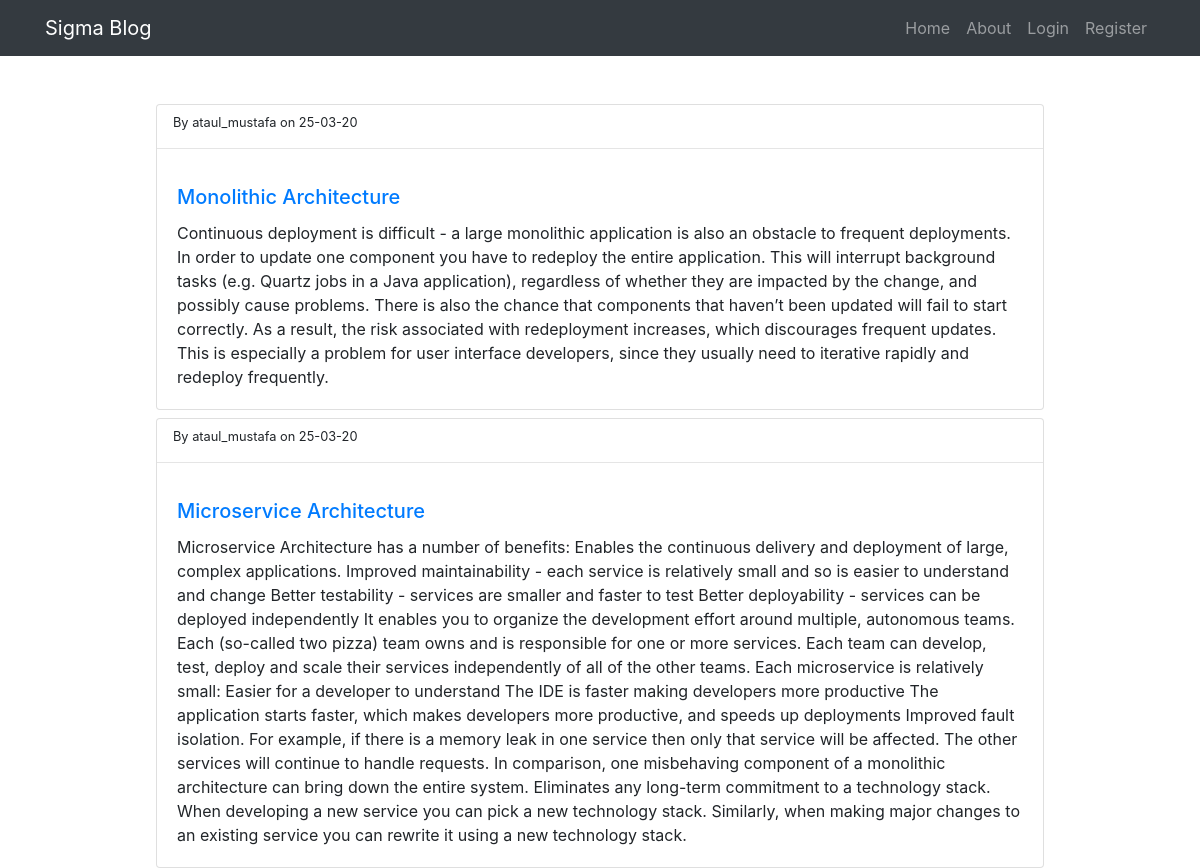
The page / on the database its author committed.
### Blog/models.py (models this page shows, shortened)
class Post(db.Model, UserMixin):
    id = db.Column(db.Integer, primary_key=True)
    title = db.Column(db.String(60), nullable=False)
    description = db.Column(db.Text, nullable=False)
    date_posted = db.Column(db.DateTime, default=datetime.utcnow)
    user_id = db.Column(db.Integer, db.ForeignKey('user.id'), nullable=False)

class User(db.Model, UserMixin):
    id = db.Column(db.Integer, primary_key=True)
    username = db.Column(db.String(20), unique=True, nullable=False)
    email = db.Column(db.String(40), unique=True, nullable=False)
    password = db.Column(db.String(60), nullable=False)
    posts = db.relationship('Post', backref='author', lazy=True)

### Blog/routes.py (the view)
@app.route('/')
def home():
    posts = Post.query.order_by(Post.date_posted.desc()).all()
    return render_template('index.html', title = 'Home', posts=posts)

### Blog/templates/index.html
{% extends 'layout.html' %}
{% block content %}
<div class="mx-auto" style="width: 80%;">
    {% for post in posts %}
    <div class="card mt-2">
        <small class="ml-3 mt-2">
            By {{ post.author.username }} on {{ post.date_posted.strftime('%d-%m-%y') }}
        </small>
        <hr>
        <div class="card-body">
            <h5 class="card-title"><a href="{{url_for('get_post', post_id=post.id)}}">{{ post.title }}</a></h5>
            <p class="card-text">{{ post.description }}</p>
        </div>
    </div>
    {% endfor %}
</div>
{% endblock %}

### Blog/templates/layout.html (shortened to what this page needs)
<!DOCTYPE html>
<html lang="en">
<head>
    <link rel="stylesheet" href="https://stackpath.bootstrapcdn.com/bootstrap/4.3.1/css/bootstrap.min.css"
>
</head>
<body>
    <nav class="navbar navbar-expand-lg navbar-dark bg-dark">
        <div class="container">
            <a class="navbar-brand" href="/">Sigma Blog</a>
            <div class="collapse navbar-collapse" id="navbarSupportedContent">
                <ul class="navbar-nav ml-auto">
                    <li class="nav-item">
                        <a class="nav-link" href="{{url_for('home')}}">Home</a>
                    </li>
                    <li class="nav-item">
                        <a class="nav-link" href="{{url_for('about')}}">About</a>
                    </li>
                    {% if current_user.is_authenticated %}
                    <li class="nav-item">
                        <a class="nav-link" href="{{url_for('create_post')}}">Post</a>
                    </li>
                    <li class="nav-item">
                        <a class="nav-link" href="{{url_for('logout')}}">Logout</a>
                    </li>
                    {% else %}
                    <li class="nav-item">
                        <a class="nav-link" href="{{url_for('login')}}">Login</a>
                    </li>
                    <li class="nav-item">
                        <a class="nav-link" href="{{url_for('register')}}">Register</a>
                    </li>
                    {% endif %}
                </ul>
            </div>
        </div>
    </nav>
    <div class="container mt-5">
        {% block content %}
        {% endblock %}
    </div>
</body>
</html>

### rows shown on the page
Post: author.username "ataul_mustafa", date_posted "25-03-20", title "Monolithic Architecture", description "Continuous deployment is difficult - a large monolithic application is also an obstacle to frequent deployments. In order to update one component you have to redeploy the entire application. This will interrupt background tasks (e.g. Quartz jobs in a Java application), regardless of whether they are impacted by the change, and possibly cause problems. There is also the chance that components that haven’t been updated will fail to start correctly. As a result, the risk associated with redeployment increases, which discourages frequent updates. This is especially a problem for user interface developers, since they usually need to iterative rapidly and redeploy frequently."
Post: author.username "ataul_mustafa", date_posted "25-03-20", title "Microservice Architecture", description "Microservice Architecture has a number of benefits: Enables the continuous delivery and deployment of large, complex applications. Improved maintainability - each service is relatively small and so is easier to understand and change Better testability - services are smaller and faster to test Better deployability - services can be deployed independently It enables you to organize the development effort around multiple, autonomous teams. Each (so-called two pizza) team owns and is responsible for one or more services. Each team can develop, test, deploy and scale their services independently of all of the other teams. Each microservice is relatively small: Easier for a developer to…"
